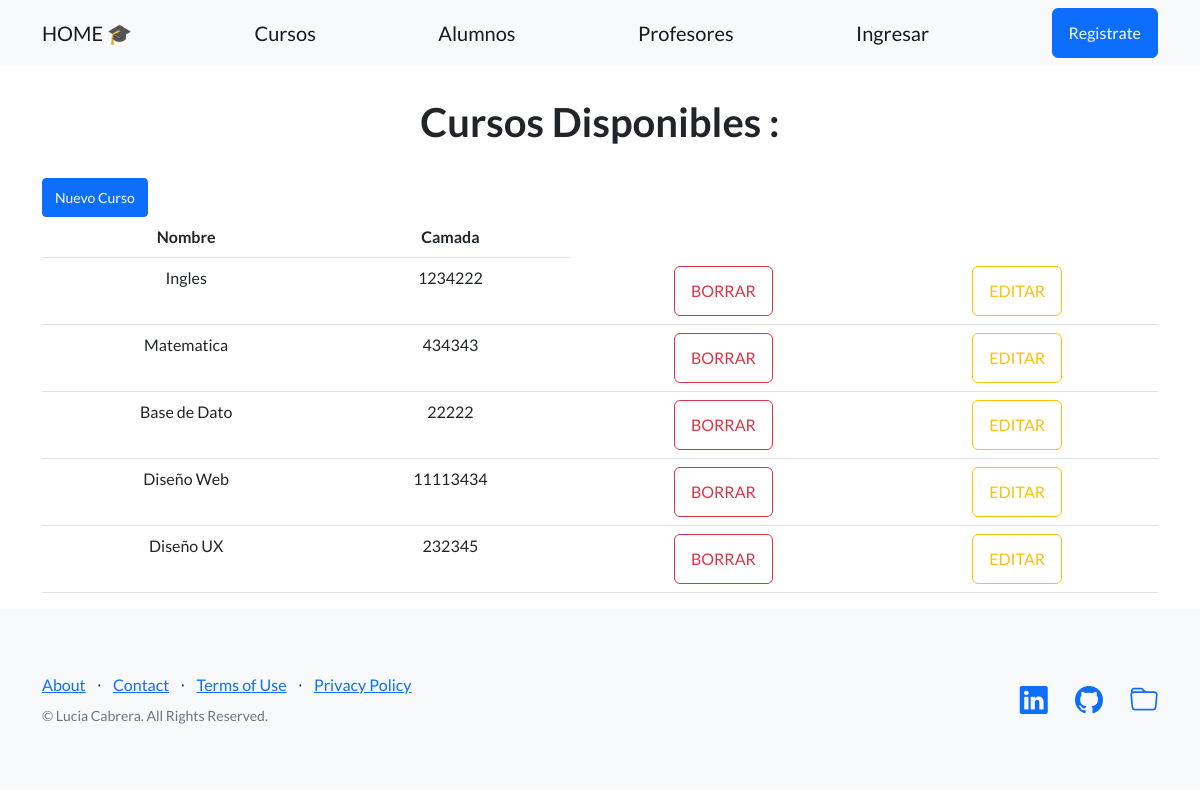
The app's page /AppCoder/ver_cursos with its own data.
### AppCoder/models.py (models this page shows, shortened)
class Curso (models.Model):
    nombre = models.CharField(max_length = 100)
    camada = models.IntegerField()

### AppCoder/views.py (the view)
# urls.py: path('ver_cursos', views.ver_cursos , name="cursos"),
def ver_cursos (request):
    cursos = Curso.objects.all()
    dicc =  {"cursos":cursos }
    plantilla = loader.get_template("ver_cursos.html")
    respuesta = plantilla.render(dicc)
    return HttpResponse(respuesta)

### AppCoder/templates/ver_cursos.html (shortened to what this page needs)
{% extends 'padre.html' %}
{% load static %}
{% block contenido %}
    <main class="container">
        <h1 class="text-center title" style="margin: 2rem">Cursos Disponibles : </h1>
        <a href="alta_curso" class="btn btn-primary btn-sm">Nuevo Curso</a>
        <table class="table text-center"  id="tabla_cursos">
            <thead>
                <tr>
                    <th>Nombre</th>
                    <th>Camada</th>
                </tr>
            </thead>
            <tbody>
                {% for n in cursos %}
                    <tr>
                        <td>{{n.nombre}}</td>
                        <td>{{n.camada}}</td>
                        <td><a href="{% url 'eliminar_curso' n.id %}" class="btn btn-outline-danger">BORRAR</a></td>
                        <td><a href="{% url 'editar_curso' n.id %}" class="btn btn-outline-warning">EDITAR</a></td>
                        </tr>
                {% endfor %}
            </tbody>
        </table>
    </main>
{% endblock %}

### records on screen
Curso: nombre "Ingles", camada "1234222"
Curso: nombre "Matematica", camada "434343"
Curso: nombre "Base de Dato", camada "22222"
Curso: nombre "Diseño Web", camada "11113434"
Curso: nombre "Diseño UX", camada "232345"
